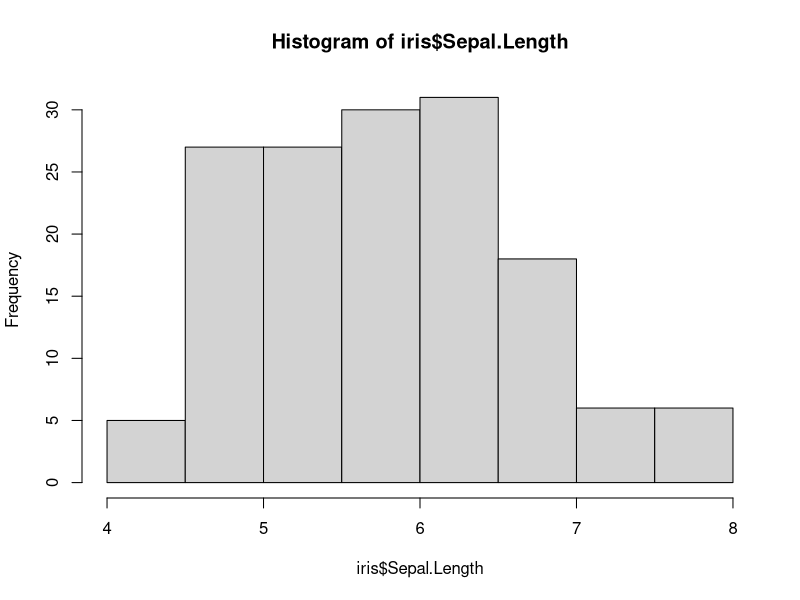

R code for this plot:
## ---- chunk 1
hist(iris$Sepal.Length)
